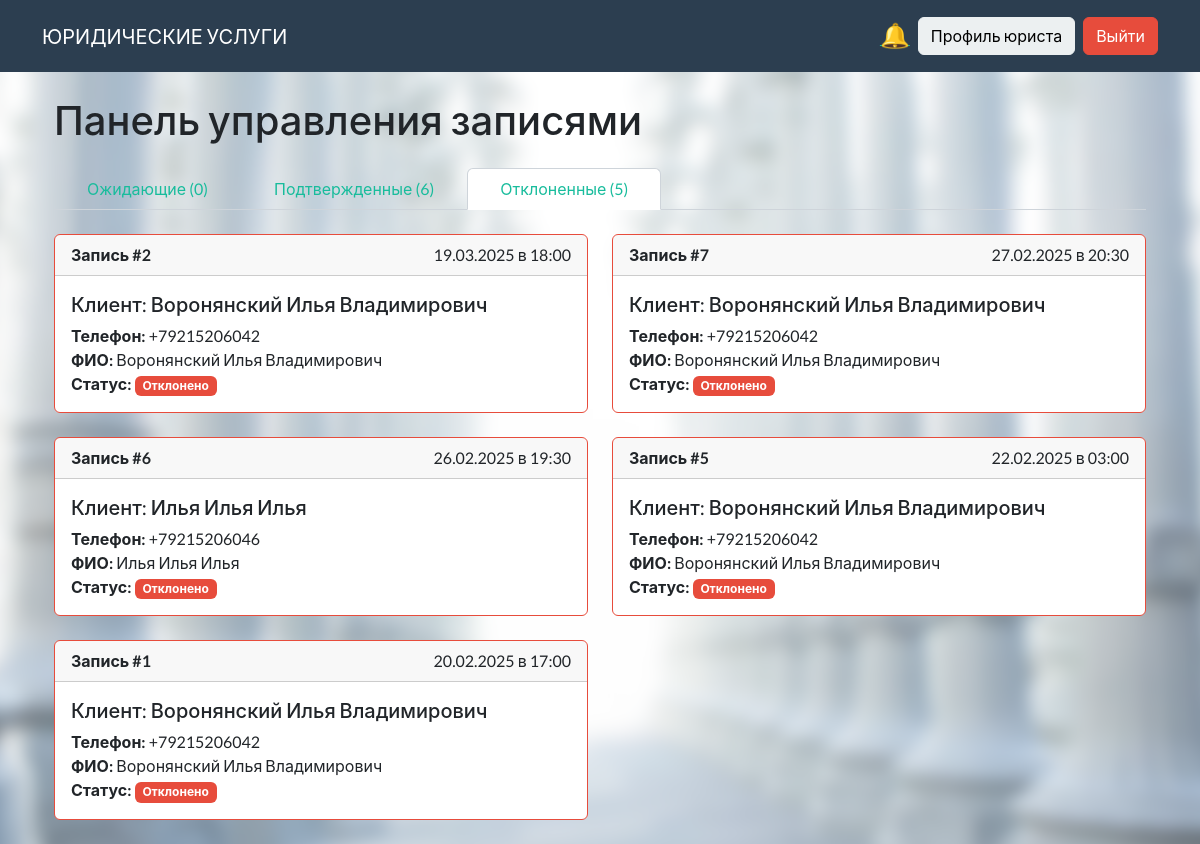
Screenshot of /appointments/lawyer_dashboard/?status=rejected (signed in) with the database file from the repository.
### appointments/models.py (models this page shows, shortened)
class Appointment(models.Model):
    STATUS_CHOICES = [
        ('Pending', 'Ожидает подтверждения'),
        ('Approved', 'Подтверждено'),
        ('Rejected', 'Отклонено'),
    ]
    client = models.ForeignKey(
        settings.AUTH_USER_MODEL,
        on_delete=models.CASCADE,
        related_name='client_appointments',
        verbose_name="Клиент"
    )
    lawyer = models.ForeignKey(
        settings.AUTH_USER_MODEL,
        on_delete=models.CASCADE,
        related_name='lawyer_appointments',
        verbose_name="Юрист"
    )
    date = models.DateTimeField(
        "Дата и время",
        help_text="Дата и время записи"
    )
    status = models.CharField(
        "Статус",
        max_length=10,
        choices=STATUS_CHOICES,
        default='Pending'
    )
    created_at = models.DateTimeField(
        "Создано",
        auto_now_add=True
    )
    updated_at = models.DateTimeField(
        "Обновлено",
        auto_now=True
    )
    class Meta:
        verbose_name = "Запись"
        verbose_name_plural = "Записи"
        ordering = ['-date']
        constraints = [
            models.UniqueConstraint(
                fields=['lawyer', 'date'],
                name='unique_appointment'
            )
        ]
    def get_status_display(self):
        return dict(self.STATUS_CHOICES)[self.status]

### accounts/models.py (models this page shows, shortened)
class CustomUser(AbstractUser):
    username = None
    email = models.EmailField(
        "Email",
        unique=True,
        validators=[
            RegexValidator(
                regex=r'^[\w.%+-]+@[A-Za-z0-9.-]+\.[A-Za-z]{2,}$',
                message="Некорректный формат email"
            )
        ]
    )
    full_name = models.CharField("ФИО", max_length=150)
    phone = models.CharField(
        "Телефон",
        max_length=20,
        unique=True,
        validators=[
            RegexValidator(
                regex=r'^\+?7?\d{10}$',
                message="Телефон должен быть в формате +7XXXXXXXXXX"
            )
        ]
    )
    USERNAME_FIELD = 'email'
    REQUIRED_FIELDS = ['full_name', 'phone']
    objects = CustomUserManager()

### appointments/views.py (the view)
# urls.py: path('lawyer_dashboard/', views.lawyer_dashboard, name='lawyer_dashboard'),
@login_required
def lawyer_dashboard(request):
    print(f"User: {request.user.username}")  # Debugging
    print(f"Is staff: {request.user.is_staff}")  # Debugging
    print(f"Lawyer profile exists: {hasattr(request.user, 'lawyerprofile')}")  # Debugging
    if not request.user.is_staff:
        messages.error(request, "Доступ запрещен. Вы не являетесь юристом.")
        return redirect('home')
    status = request.GET.get('status', 'pending')
    status_map = {
        'pending': 'Pending',
        'approved': 'Approved',
        'rejected': 'Rejected'
    }
    appointments = Appointment.objects.select_related('client', 'client__lawyerprofile')
    pending_count = appointments.filter(status='Pending').count()
    approved_count = appointments.filter(status='Approved').count()
    rejected_count = appointments.filter(status='Rejected').count()
    current_status = status_map.get(status, 'pending')
    appointments = appointments.filter(status=current_status).order_by('-date')
    return render(request, 'appointments/lawyer_dashboard.html', {
        'appointments': appointments,
        'status': status,
        'pending_count': pending_count,
        'approved_count': approved_count,
        'rejected_count': rejected_count
    })

### context_processors.py (called while the page is built)
def lawyer_notifications(request):
    from appointments.models import Appointment  # avoid circular imports
    if request.user.is_authenticated and hasattr(request.user, 'lawyerprofile'):
        count = Appointment.objects.filter(lawyer=request.user, status="Pending").count()
        return {'pending_appointments_count': count}
    return {}

### templates/appointments/lawyer_dashboard.html (shortened to what this page needs)
{% extends 'base.html' %}
{% block content %}
<div class="container mt-4">
    <h2 class="mb-4">Панель управления записями</h2>
    <ul class="nav nav-tabs mb-4">
        <li class="nav-item">
            <a class="nav-link {% if status == 'pending' %}active{% endif %}"
               href="?status=pending">Ожидающие ({{ pending_count }})</a>
        </li>
        <li class="nav-item">
            <a class="nav-link {% if status == 'approved' %}active{% endif %}"
               href="?status=approved">Подтвержденные ({{ approved_count }})</a>
        </li>
        <li class="nav-item">
            <a class="nav-link {% if status == 'rejected' %}active{% endif %}"
               href="?status=rejected">Отклоненные ({{ rejected_count }})</a>
        </li>
    </ul>
    <div class="row">
        {% for appointment in appointments %}
        <div class="col-md-6 mb-4">
            <div class="card {% if appointment.status == 'Pending' %}border-warning{% elif appointment.status == 'Approved' %}border-success{% else %}border-danger{% endif %}">
                <div class="card-header">
                    <strong>Запись #{{ appointment.id }}</strong>
                    <span class="float-end">
                        {{ appointment.date|date:"d.m.Y" }} в {{ appointment.date|date:"H:i" }}
                    </span>
                </div>
                <div class="card-body">
                    <h5 class="card-title">Клиент: {{ appointment.client.full_name }}</h5>
                    <p class="card-text">
                        <strong>Телефон:</strong> {{ appointment.client.phone|default:"Не указан" }}<br>
                        <strong>ФИО:</strong> {{ appointment.client.full_name|default:"Не указано" }}<br>
                        <strong>Статус:</strong>
                        <span class="badge {% if appointment.status == 'Pending' %}bg-warning{% elif appointment.status == 'Approved' %}bg-success{% else %}bg-danger{% endif %}">
                            {{ appointment.get_status_display }}
                        </span>
                    </p>
                </div>
            </div>
        </div>
        {% empty %}
        <div class="col-12">
            <div class="alert alert-info">
                Нет записей в этой категории
            </div>
        </div>
        {% endfor %}
    </div>
</div>
{% endblock %}

### static/styles.css (style rules this page uses)
body { position: relative; z-index: 0; }
body::before { content: ""; position: fixed; top: 0; left: 0; right: 0; bottom: 0; background: url('lawyer_system/static/images/123.avif') no-repeat center center; background-size: cover; transform: scale(1.1); filter: blur(8px); z-index: -1; }

### rows the page displays
Appointment: id "2", date "19.03.2025", date "18:00", client.full_name "Воронянский Илья Владимирович", client.phone "+79215206042", status "Отклонено"
Appointment: id "7", date "27.02.2025", date "20:30", client.full_name "Воронянский Илья Владимирович", client.phone "+79215206042", status "Отклонено"
Appointment: id "6", date "26.02.2025", date "19:30", client.full_name "Илья Илья Илья", client.phone "+79215206046", status "Отклонено"
Appointment: id "5", date "22.02.2025", date "03:00", client.full_name "Воронянский Илья Владимирович", client.phone "+79215206042", status "Отклонено"
Appointment: id "1", date "20.02.2025", date "17:00", client.full_name "Воронянский Илья Владимирович", client.phone "+79215206042", status "Отклонено"

### other values shown
{{ pending_count }} "0"
{{ approved_count }} "6"
{{ rejected_count }} "5"
